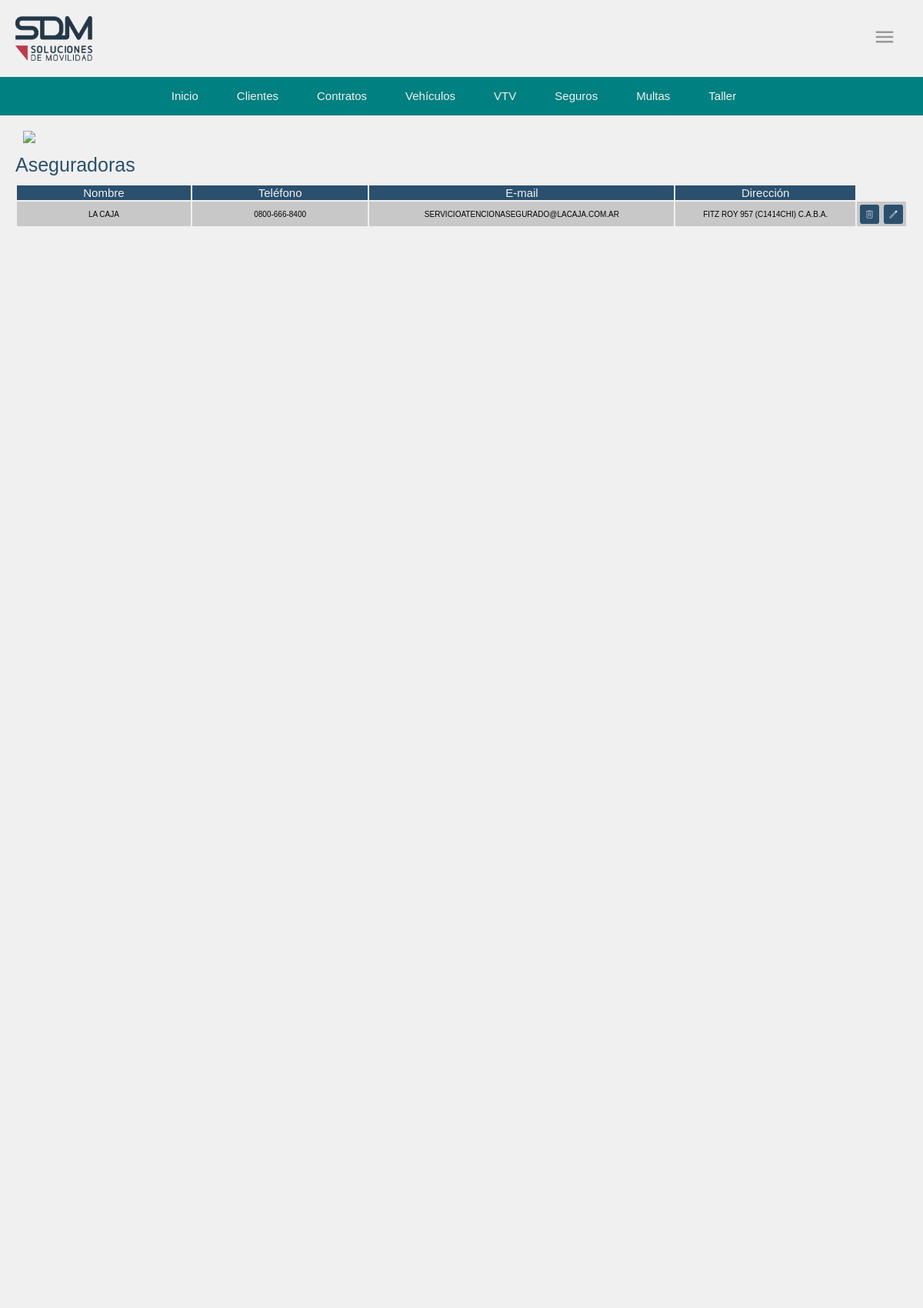
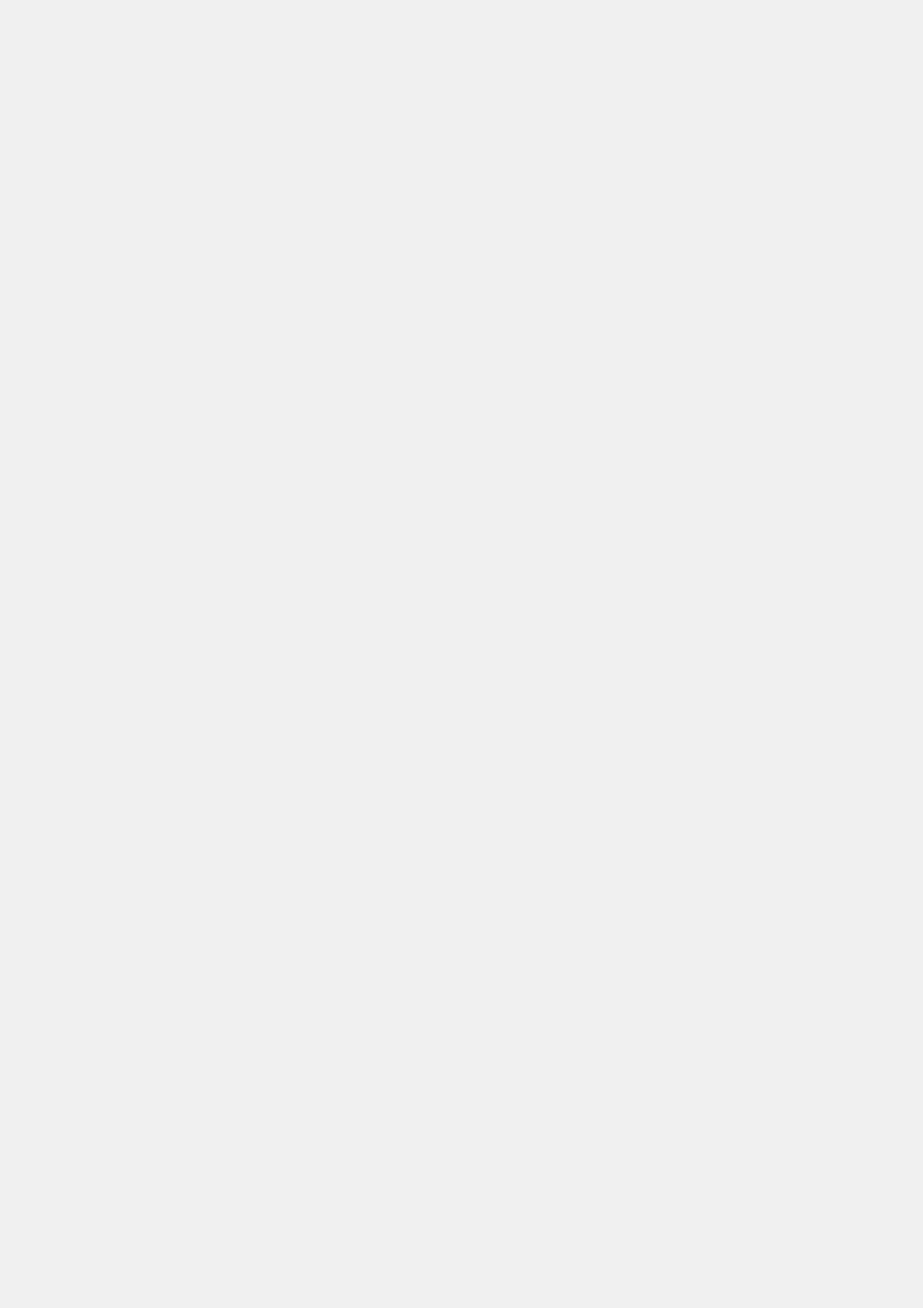
The app's page /operacion/seguros/aseguradoras (signed in, upper part) with its own data (2 pictures, top to bottom).
### operacion/models.py (models this page shows, shortened)
class Aseguradora(models.Model):
    nombre = models.CharField(max_length=100, verbose_name="Nombre de la aseguradora")
    telefono = models.CharField(max_length=20, verbose_name="Teléfono de contacto")
    email = models.EmailField(verbose_name="Correo electrónico")
    sitio_web = models.URLField(verbose_name="Sitio web", blank=True, null=True)
    direccion = models.CharField(max_length=150, verbose_name="Dirección de la aseguradora", blank=True, null=True)
    class Meta:
        verbose_name = "Aseguradora"
        verbose_name_plural = "Aseguradoras"

### operacion/views.py (the view)
# urls.py: path('seguros/aseguradoras', listado_aseguradoras, name='aseguradoras_listado'),
@login_required
def listado_aseguradoras(request):
    aseguradora = Aseguradora.objects.all()
    return render(request, 'seguros/aseguradoras/Aseguradora_list.html', {'Aseguradoras': aseguradora})

### operacion/templates/seguros/aseguradoras/Aseguradora_list.html (shortened to what this page needs)
{% load static %}
<!DOCTYPE html>
<html lang="en">
<head>
    <link rel="stylesheet" type="text/css" href="{% static 'style.css' %}">
</head>
<body class="app">
    <div class="head">
        {% include 'cabecera.html' %}
        {% include 'bnav.html' %}
    </div>
    <a href="{% url 'home' %}" class="btn-atras"><img src="{% static 'operacion/img/atras.svg' %}"></a>
    <h1>Aseguradoras</h1>
    <table>
            <tr>
                <th scope="col">Nombre</th>
                <th scope="col">Teléfono</th>
                <th scope="col">E-mail</th>
                <th scope="col">Dirección</th>
            </tr>
            {% for Aseguradora in Aseguradoras %}
            <tr>
                <td>{{ Aseguradora.nombre }}</td>
                <td>{{ Aseguradora.telefono }}</td>
                <td>{{ Aseguradora.email }}</td>
                <td>{{ Aseguradora.direccion }}</td>
                <td class="acciones">
                    {% if Aseguradora.id %}
                    <form method="post" action="{% url 'eliminar_aseguradoras' Aseguradora.id %}">
                        <button type="submit" class="btn"><img src="{% static 'operacion/img/eliminar_blanco.svg' %}" alt=""></button>
                    </form>
                    <form method="get" action="{% url 'editar_aseguradoras' Aseguradora.id %}">
                        <button type="submit" class="btn"><img src="{% static 'operacion/img/editar_blanco.svg' %}" alt=""></button>
                    </form>
                    {% else %}
                    <p>ID no válido</p>
                    {% endif %}
                </td>
            </tr>
            {% endfor %}
    </table>
</body>
</html>

### operacion/static/style.css (style rules this page uses)
body { margin: 0; padding: 0; }
:root { --background: rgb(240,240,240); --foreground: rgb(42, 80, 110); }
.head { position: sticky; top: 0; z-index: 99; }
.app { width: 100vw; height: 1000vh; background-color: var(--background); margin: 0; padding: 0; }
h1 { color:var(--foreground); font-family: Verdana, Geneva, Tahoma, sans-serif; font-weight: lighter; font-size: 25px; margin: 10px 20px; }
th { width: 100vw; font-size: 15px; color: rgb(240, 240, 240); font-weight: lighter; font-family: Verdana, Geneva, Tahoma, sans-serif; background-color:rgb(42, 80, 110); border: none; }

### operacion/static/style_cabecera.css (style rules this page uses)
body { margin: 0; padding: 0; }

### operacion/static/style_bnav.css (style rules this page uses)
body { margin: 0; padding: 0; }

### records on screen
Aseguradora: nombre "LA CAJA", telefono "0800-666-8400", email "SERVICIOATENCIONASEGURADO@LACAJA.COM.AR", direccion "FITZ ROY 957 (C1414CHI) C.A.B.A."
